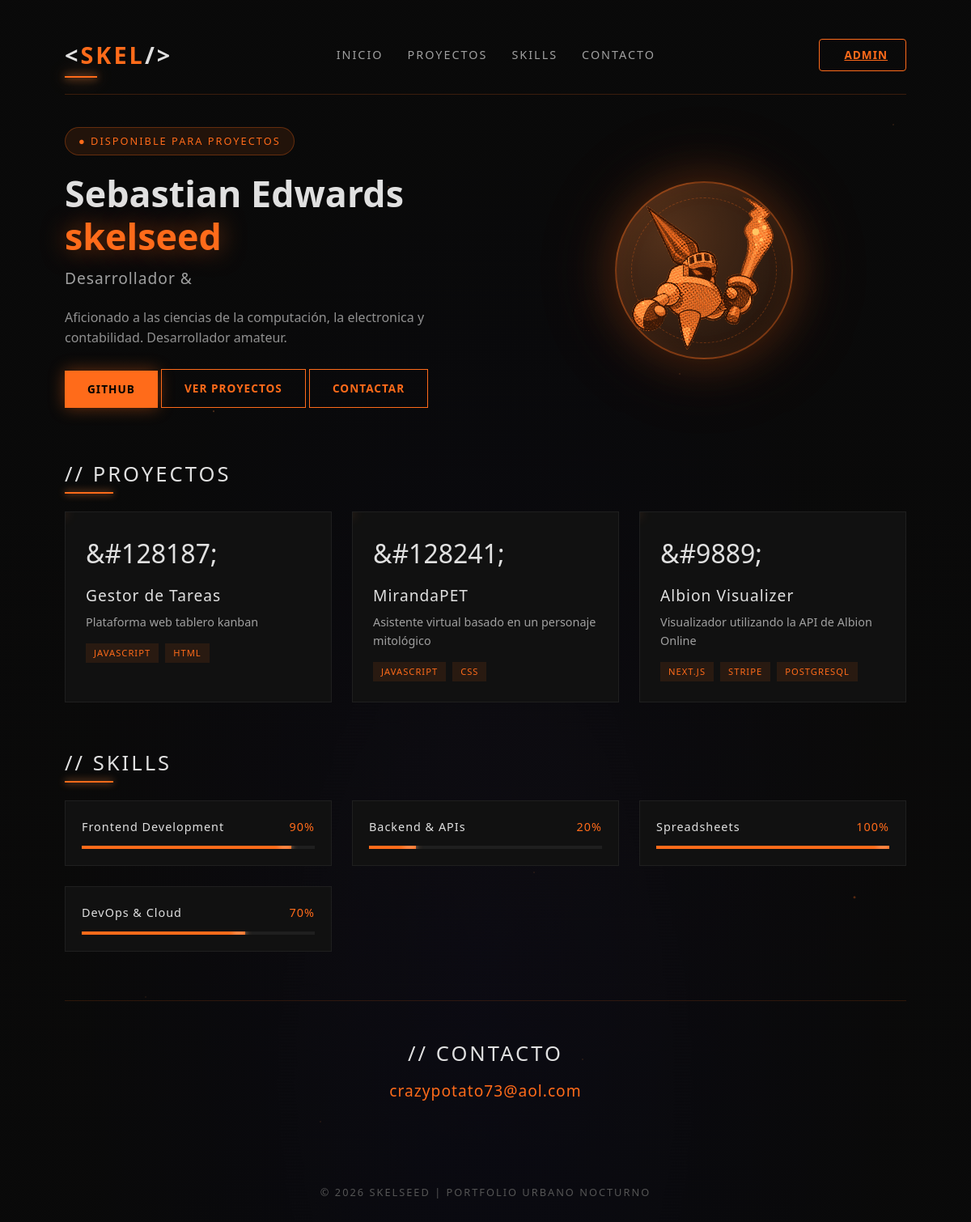
The page / on the database its author committed.
### tables this page shows
CREATE TABLE IF NOT EXISTS bio (
    id INT PRIMARY KEY AUTO_INCREMENT,
    name VARCHAR(100) NOT NULL DEFAULT '[Tu Nombre]',
    title VARCHAR(150) NOT NULL DEFAULT 'skelseed',
    subtitle VARCHAR(255) DEFAULT 'Desarrollador &',
    description TEXT DEFAULT 'Aficionado a las ciencias de la computación, la electronica y contabilidad. Desarrollador amateur.',
    badge_text VARCHAR(100) DEFAULT 'Disponible para proyectos',
    email VARCHAR(100) DEFAULT 'crazypotato73@aol.com',
    updated_at DATETIME DEFAULT CURRENT_TIMESTAMP ON UPDATE CURRENT_TIMESTAMP
);

CREATE TABLE IF NOT EXISTS projects (
    id INT PRIMARY KEY AUTO_INCREMENT,
    title VARCHAR(150) NOT NULL,
    description TEXT NOT NULL,
    icon VARCHAR(20) DEFAULT '128187',
    tags VARCHAR(255) DEFAULT '',
    display_order INT DEFAULT 0,
    is_active TINYINT(1) DEFAULT 1,
    created_at DATETIME DEFAULT CURRENT_TIMESTAMP
);

CREATE TABLE IF NOT EXISTS skills (
    id INT PRIMARY KEY AUTO_INCREMENT,
    name VARCHAR(100) NOT NULL,
    percentage INT NOT NULL DEFAULT 50,
    display_order INT DEFAULT 0,
    is_active TINYINT(1) DEFAULT 1,
    created_at DATETIME DEFAULT CURRENT_TIMESTAMP
);

### index.php (the view, shortened to what this page needs)
<?php
$db = getDB();
$bio = $db->query("SELECT * FROM bio LIMIT 1")->fetch();
$skills = $db->query("SELECT * FROM skills WHERE is_active = 1 ORDER BY display_order, id")->fetchAll();
$projects = $db->query("SELECT * FROM projects WHERE is_active = 1 ORDER BY display_order, id")->fetchAll();
?>
<!DOCTYPE html>
<html lang="es">
<head>
    <link rel="stylesheet" href="./assets/bootstrap-5.1.3-dist/css/bootstrap.css">
    <link rel="stylesheet" href="./assets/style/style.css">
</head>
<body>
    <div class="main-container">
        <header class="header">
            <div class="logo">
                &lt;<span>Skel</span>/&gt;
            </div>
            <nav>
                <ul class="nav-links">
                    <li><a href="#inicio">Inicio</a></li>
                    <li><a href="#proyectos">Proyectos</a></li>
                    <li><a href="#habilidades">Skills</a></li>
                    <li><a href="#contacto">Contacto</a></li>
                </ul>
            </nav>
            <a href="login.php" class="btn-login">
                <i class="bi bi-person-lock"></i> Admin
            </a>
        </header>
        <section class="hero" id="inicio">
            <div class="hero-content">
                <span class="hero-badge">&#9679; <?php echo htmlspecialchars($bio['badge_text'] ?? 'Disponible para proyectos'); ?></span>
                <h1>
                    <?php echo htmlspecialchars($bio['name'] ?? 'Sebastian Edwards'); ?><br>
                    <span class="highlight"><?php echo htmlspecialchars($bio['title'] ?? 'skelseed'); ?></span>
                </h1>
                <p class="subtitle"><?php echo htmlspecialchars($bio['subtitle'] ?? 'Desarrollador &'); ?></p>
                <p class="description">
                    <?php echo htmlspecialchars($bio['description'] ?? 'Aficionado a las ciencias de la computación, la electronica y contabilidad. Desarrollador amateur.'); ?>
                </p>
                <div class="btn-group-custom">
                    <a href="https://github.com/skelseed" class="btn-custom btn-primary-custom">Github</a>
                    <a href="#proyectos" class="btn-custom btn-outline-custom">Ver Proyectos</a>
                    <a href="#contacto" class="btn-custom btn-outline-custom">Contactar</a>
                </div>
            </div>
            <div class="hero-visual">
                <div class="hero-circle">
                    <img src="./assets/img/knight_orange.png" alt="Skelseed Mascot">
                </div>
            </div>
        </section>
        <section id="proyectos">
            <h2 class="section-title">// Proyectos</h2>
            <div class="projects-grid">
                <?php if (!empty($projects)): ?>
                <?php foreach ($projects as $project): ?>
                <div class="project-card">
                    <div class="project-icon">&#<?php echo $project['icon']; ?>;</div>
                    <h3><?php echo htmlspecialchars($project['title']); ?></h3>
                    <p><?php echo htmlspecialchars($project['description']); ?></p>
                    <div class="project-tags">
                        <?php foreach (explode(',', $project['tags']) as $tag): ?>
                        <?php if (trim($tag)): ?>
                        <span class="tag"><?php echo htmlspecialchars(trim($tag)); ?></span>
                        <?php endif; ?>
                        <?php endforeach; ?>
                    </div>
                </div>
                <?php endforeach; ?>
                <?php else: ?>
                <div class="project-card">
                    <p style="color: var(--text-secondary); text-align: center;">No hay proyectos registrados aún.</p>
                </div>
                <?php endif; ?>
            </div>
        </section>
        <section class="skills-section" id="habilidades">
            <h2 class="section-title">// Skills</h2>
            <div class="skills-grid">
                <?php if (!empty($skills)): ?>
                <?php foreach ($skills as $skill): ?>
                <div class="skill-item">
                    <div class="skill-header">
                        <span><?php echo htmlspecialchars($skill['name']); ?></span>
                        <span style="color: var(--orange-primary);"><?php echo $skill['percentage']; ?>%</span>
                    </div>
                    <div class="skill-bar-bg">
                        <div class="skill-bar-fill" style="width: <?php echo min($skill['percentage'], 100); ?>%;"></div>
                    </div>
                </div>
                <?php endforeach; ?>
                <?php else: ?>
                <div class="skill-item">
                    <p style="color: var(--text-secondary); text-align: center;">No hay habilidades registradas.</p>
                </div>
                <?php endif; ?>
            </div>
        </section>
        <section class="contact-section" id="contacto">
            <h2>// Contacto</h2>
            <a href="mailto:<?php echo htmlspecialchars($bio['email'] ?? 'crazypotato73@aol.com'); ?>" class="contact-email">
                <?php echo htmlspecialchars($bio['email'] ?? 'crazypotato73@aol.com'); ?>
            </a>
        </section>
        <footer class="footer">
            <p>&copy; <?php echo date('Y'); ?> Skelseed | Portfolio Urbano Nocturno</p>
        </footer>
    </div>
</body>
</html>

### rows shown on the page
bio: badge_text "DISPONIBLE PARA PROYECTOS", name "Sebastian Edwards", title "skelseed", subtitle "Desarrollador &", description "Aficionado a las ciencias de la computación, la electronica y contabilidad. Desarrollador amateur.", email "crazypotato73@aol.com"
projects: icon "128187", title "Gestor de Tareas", description "Plataforma web tablero kanban", tags "JAVASCRIPT", tags "HTML"
projects: icon "128241", title "MirandaPET", description "Asistente virtual basado en un personaje mitológico", tags "JAVASCRIPT", tags "CSS"
projects: icon "9889", title "Albion Visualizer", description "Visualizador utilizando la API de Albion Online", tags "NEXT.JS", tags "STRIPE", tags "POSTGRESQL"
skills: name "Frontend Development", percentage "90"
skills: name "Backend & APIs", percentage "20"
skills: name "Spreadsheets", percentage "100"
skills: name "DevOps & Cloud", percentage "70"
